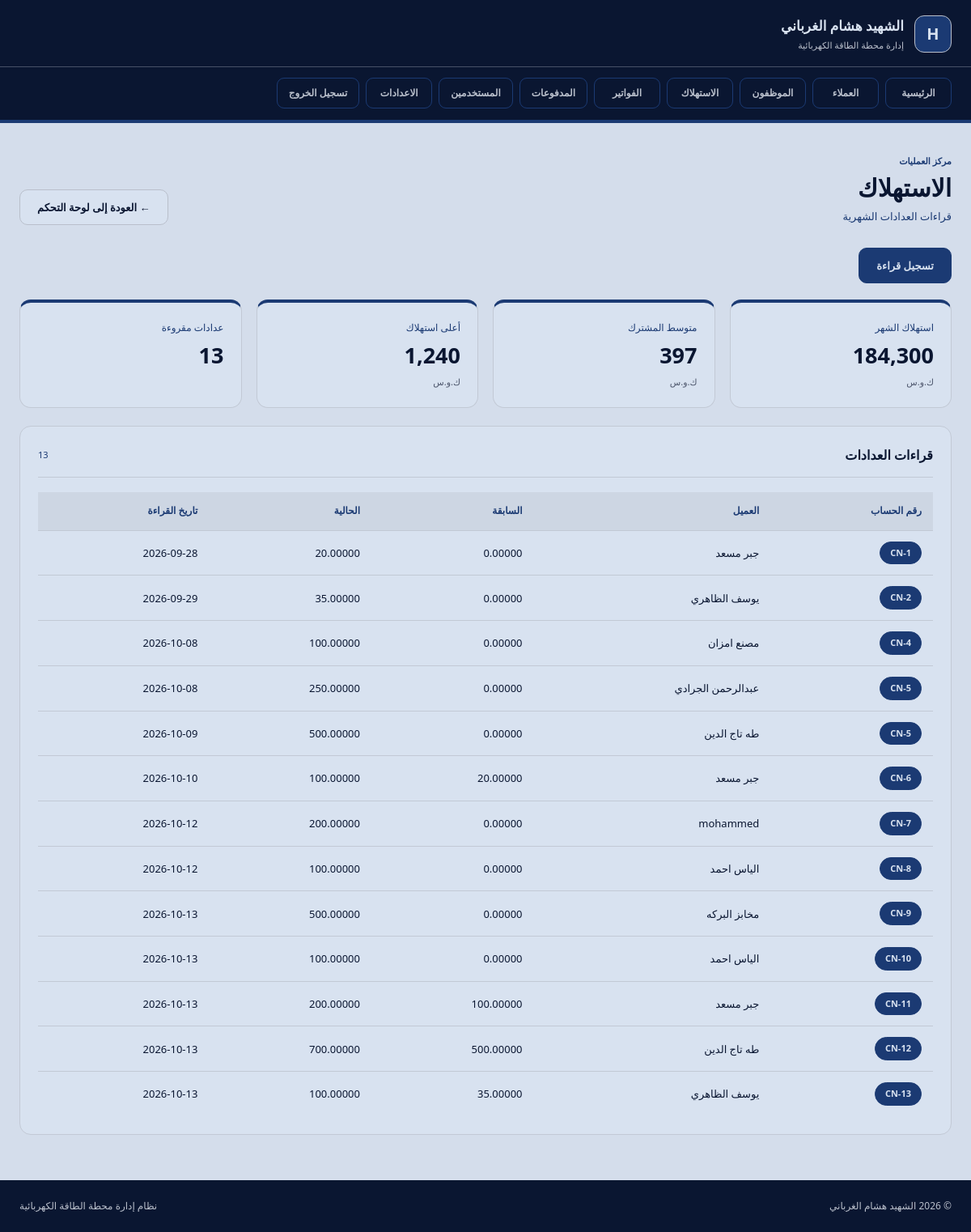
/consumption.php, run on the app's committed database.
### tables this page shows
CREATE TABLE `consumption` (
  `consumption_id` int(11) NOT NULL,
  `account_number` varchar(100) NOT NULL,
  `customer_id` int(11) NOT NULL,
  `previous_reading` decimal(10,5) NOT NULL,
  `current_reading` decimal(10,5) NOT NULL,
  `consumption_value` decimal(10,5) NOT NULL,
  `statuss` varchar(10) NOT NULL,
  `reading_date` date NOT NULL DEFAULT current_timestamp()
);

CREATE TABLE `customers` (
  `customer_id` int(11) NOT NULL,
  `account_number` varchar(20) NOT NULL,
  `name` varchar(100) NOT NULL,
  `address` varchar(255) DEFAULT NULL,
  `customer_type` varchar(20) NOT NULL,
  `created_at` datetime DEFAULT current_timestamp(),
  `Phone` int(20) NOT NULL,
  `Address_details` varchar(200) DEFAULT NULL,
  `statuse` int(2) NOT NULL
);

### classes/clsDateBase.php (called while the page is built, shortened)
<?php
class Database
{
  private $conn="mysql:host=localhost;dbname=power_manager";
  private $user="root";
   private $pass="";
   private $pdo;
   public function __construct()
   {
      $this->pdo=new PDO($this->conn,$this->user,$this->pass);
   }
     public function SelectRowCount($Value):int
   {
          $ss="SELECT * FROM $Value";
          $q=$this->pdo->prepare($ss);
          $q->execute();
        return $q->rowcount();
   }
         public function GetConsumptionWithcustomer():array
   {
          $ss="SELECT
    consumption.consumption_id,
    consumption.account_number,
    consumption.customer_id,
    customers.name,
    customers.statuse,
    consumption.previous_reading,
    consumption.current_reading,
    consumption.consumption_value,
    consumption.statuss,
    consumption.reading_date
FROM consumption
INNER JOIN customers
    ON consumption.customer_id = customers.customer_id;";
          $q=$this->pdo->prepare($ss);
          $q->execute();
        return $q->fetchall(PDO::FETCH_ASSOC);
   }
}

### consumption.php (the view)
<?php
include_once "header.php";
include_once "classes/clsDateBase.php";
?>
<body>
    <main class="page">
        <div class="wrap">
            <div class="page-header">
                <div>
                    <span class="eyebrow">مركز العمليات</span>
                    <h1>الاستهلاك</h1>
                    <p>قراءات العدادات الشهرية</p>
                </div>
                <a class="btn btn-back" href="dashboard.php">
                    ← العودة إلى لوحة التحكم
                </a>
            </div>
            <div class="tools">
                <a class="btn" href="meter-reading.php">
                    تسجيل قراءة
                </a>
            </div>
            <div class="grid g4">
                <article class="stat">
                    <span>استهلاك الشهر</span>
                    <b>184,300</b>
                    <small>ك.و.س</small>
                </article>
                <article class="stat">
                    <span>متوسط المشترك</span>
                    <b>397</b>
                    <small>ك.و.س</small>
                </article>
                <article class="stat">
                    <span>أعلى استهلاك</span>
                    <b>1,240</b>
                    <small>ك.و.س</small>
                </article>
                <article class="stat">
                    <span>عدادات مقروءة</span>
                    <b>
                     <?php
                       $db=new Database();
              echo $db->SelectRowCount('consumption');
                        ?>
                    </b>
                </article>
            </div>
            <section class="card mt">
                <div class="card-title">
                    <h2>قراءات العدادات</h2>
                    <span>
                              <?php
                       $db=new Database();
              echo $db->SelectRowCount('consumption');
                        ?>
                    </span>
                </div>
                <div class="table-wrap">
                    <table>
                        <thead>
                            <tr>
                                <th>رقم الحساب</th>
                                <th>العميل</th>
                                <th>السابقة</th>
                                <th>الحالية</th>
                                <th>تاريخ القراءة</th>
                            </tr>
                        </thead>
                        <tbody>
                            <?php
                        $db=new Database();
                      $Riding=$db->GetConsumptionWithcustomer();
                       foreach($Riding as $row)
                        {
                            if($row["statuse"]==1)
                                {
                            echo "<tr>";
                         echo "<td><span class='badge badge-on'> ".$row["account_number"]." </span></td>";
                         echo "<td>".$row["name"]."</td>";
                         echo "<td>".$row["previous_reading"]."</td>";
                         echo "<td>".$row["current_reading"]."</td>";
                         echo "<td>".$row["reading_date"]."</td>";
                            echo "</tr>";
                                }
                            }
                        ?>
                        </tbody>
                    </table>
                </div>
            </section>
        </div>
    </main>
<?php
  include_once "footer.php";
?>
</body>
</html>

### header.php (shortened to what this page needs)
<?php
include_once "classes/clsDateBase.php";
?>
<!DOCTYPE html>
<html lang="ar" dir="rtl">
<head>
    <link rel="stylesheet" href="style.css">
</head>
    <header class="topbar">
        <div class="wrap topbar-inner">
            <a class="brand" href="dashboard.php">
                <span class="mark">H</span>
                <span>
                    <b>الشهيد هشام الغرباني</b>
                    <small>إدارة محطة الطاقة الكهربائية</small>
                </span>
            </a>
        </div>
        <nav class="nav">
            <div class="wrap">
                <a class="" href="dashboard.php">الرئيسية</a>
                <a class="" href="customers.php">العملاء</a>
                <a class="" href="employees.php">الموظفون</a>
                <a class="" href="consumption.php">الاستهلاك</a>
                <a class="" href="invoices.php">الفواتير</a>
                <a class="" href="payments.php">المدفوعات</a>
                <a class="" href="add_user.php">المستخدمين</a>
                <a class="" href="UpdataUser.php">الاعدادات</a>
                <a class="" href="Logout.php">تسجيل الخروج</a>
            </div>
        </nav>
    </header>

### footer.php
<footer class="footer">
       <div class="wrap">
           <span>© 2026 الشهيد هشام الغرباني</span>
           <span>نظام إدارة محطة الطاقة الكهربائية</span>
       </div>
   </footer>

### style.css (style rules this page uses)
:root { --light:#D8E2F0; --blue:#1B3A73; --navy:#0A1631; --gray:#B9BFCB; --surface:color-mix(in srgb,var(--light) 86%,var(--gray)); --line:color-mix(in srgb,var(--gray) 72%,var(--light)); --radius:14px; --pad:22px; --font:"IBM Plex Sans Arabic","Segoe UI",system-ui,sans-serif; }
* { margin:0;padding:0;box-sizing:border-box }
html { scroll-behavior:smooth }
body { min-height:100vh;font-family:var(--font);background:var(--surface); color:var(--navy);line-height:1.7;-webkit-font-smoothing:antialiased; }
a { text-decoration:none;color:inherit }
table { border-collapse:collapse;width:100% }
.wrap { width:min(100% - 48px,1240px);margin-inline:auto }
.topbar { background:var(--navy);color:var(--light);padding:18px 0 14px;border-bottom:4px solid var(--blue) }
.topbar-inner { display:flex;align-items:center;justify-content:space-between;gap:24px }
.brand { display:flex;align-items:center;gap:13px;min-width:max-content }
.mark { width:46px;height:46px;border:1px solid var(--gray);border-radius:12px; background:var(--blue);color:var(--light);display:grid;place-items:center; font-weight:700;font-size:20px; }
.brand b,.brand small,.who b,.who small { display:block }
.brand b { font-size:17px;font-weight:700 }
.brand small,.who small { font-size:11px;color:var(--gray) }
.nav { margin-top:16px;border-top:1px solid color-mix(in srgb,var(--gray) 35%,var(--navy));padding-top:13px }
.nav .wrap { display:flex;align-items:center;gap:8px;overflow-x:auto;scrollbar-width:none }
.nav a { flex:0 0 auto;min-width:82px;padding:8px 14px;border:1px solid var(--blue); border-radius:9px;text-align:center;color:var(--gray);font-size:12px;font-weight:600; transition:background-color .2s ease,color .2s ease,border-color .2s ease,transform .2s ease; }
.page { padding:38px 0 56px }
.page-header { display:flex;align-items:flex-end;justify-content:space-between; gap:22px;flex-wrap:wrap;margin-bottom:28px; }
.eyebrow,.aside-kicker { display:block;color:var(--blue);font-size:11px;font-weight:700;margin-bottom:3px }
.page-header h1 { font-size:30px;font-weight:700;letter-spacing:0;line-height:1.35 }
.page-header p { color:var(--blue);font-size:13px;margin-top:4px }
.btn { display:inline-flex;align-items:center;justify-content:center;min-height:44px;padding:10px 21px; border-radius:10px;font-size:13px;font-weight:700;border:1px solid var(--blue); background:var(--blue);color:var(--light);cursor:pointer;transition:background-color .2s ease,color .2s ease; }
.btn-back { background:var(--light);border-color:var(--gray);color:var(--navy) }
.card,.stat { background:var(--light);border:1px solid var(--line);border-radius:var(--radius); }
.card { padding:var(--pad) }
.card-title { display:flex;align-items:center;justify-content:space-between;gap:16px;margin-bottom:18px;padding-bottom:13px;border-bottom:1px solid var(--line) }
.card-title h2,.card-title { font-size:16px;font-weight:700 }
.card-title span { color:var(--blue);font-size:11px;font-weight:500 }
.grid { display:grid;gap:18px }
.g4 { grid-template-columns:repeat(4,minmax(0,1fr)) }
.mt { margin-top:22px }
.stat { position:relative;overflow:hidden;min-height:132px;padding:21px;border-top:4px solid var(--blue) }
.stat span { display:block;font-size:12px;color:var(--blue) }
.stat b { display:block;font-size:27px;font-weight:700;margin-top:6px;line-height:1.25 }
.stat small { display:block;color:color-mix(in srgb,var(--navy) 62%,var(--gray));font-size:11px;margin-top:8px }
.table-wrap { overflow-x:auto }
th,td { text-align:right;padding:13px 14px;font-size:13px;border-bottom:1px solid var(--line);white-space:nowrap }
th { background:color-mix(in srgb,var(--gray) 35%,var(--light));color:var(--blue);font-weight:700;font-size:12px }
tbody tr:last-child td { border-bottom:0 }
.badge { display:inline-block;padding:4px 12px;border-radius:999px;font-size:11px;font-weight:700;border:1px solid var(--gray);color:var(--blue) }
.badge-on { background:var(--blue);color:var(--light);border-color:var(--blue) }
.tools { display:flex;align-items:center;gap:10px;flex-wrap:wrap;margin-bottom:20px }
.footer { background:var(--navy);color:var(--gray);padding:22px 0;font-size:12px }
.footer .wrap { display:flex;justify-content:space-between;gap:16px }

### data on the page
consumption: account_number "CN-1", customer.name "جبر مسعد", previous_reading "0.00000", current_reading "20.00000", reading_date "2026-09-28"
consumption: account_number "CN-2", customer.name "يوسف الظاهري", previous_reading "0.00000", current_reading "35.00000", reading_date "2026-09-29"
consumption: account_number "CN-4", customer.name "مصنع امزان", previous_reading "0.00000", current_reading "100.00000", reading_date "2026-10-08"
consumption: account_number "CN-5", customer.name "عبدالرحمن الجرادي", previous_reading "0.00000", current_reading "250.00000", reading_date "2026-10-08"
consumption: account_number "CN-5", customer.name "طه تاج الدين", previous_reading "0.00000", current_reading "500.00000", reading_date "2026-10-09"
consumption: account_number "CN-6", customer.name "جبر مسعد", previous_reading "20.00000", current_reading "100.00000", reading_date "2026-10-10"
consumption: account_number "CN-7", customer.name "mohammed", previous_reading "0.00000", current_reading "200.00000", reading_date "2026-10-12"
consumption: account_number "CN-8", customer.name "الياس احمد", previous_reading "0.00000", current_reading "100.00000", reading_date "2026-10-12"
consumption: account_number "CN-9", customer.name "مخابز البركه", previous_reading "0.00000", current_reading "500.00000", reading_date "2026-10-13"
consumption: account_number "CN-10", customer.name "الياس احمد", previous_reading "0.00000", current_reading "100.00000", reading_date "2026-10-13"
consumption: account_number "CN-11", customer.name "جبر مسعد", previous_reading "100.00000", current_reading "200.00000", reading_date "2026-10-13"
consumption: account_number "CN-12", customer.name "طه تاج الدين", previous_reading "500.00000", current_reading "700.00000", reading_date "2026-10-13"
consumption: account_number "CN-13", customer.name "يوسف الظاهري", previous_reading "35.00000", current_reading "100.00000", reading_date "2026-10-13"

### other printed values
$db->SelectRowCount('consumption') "13"
